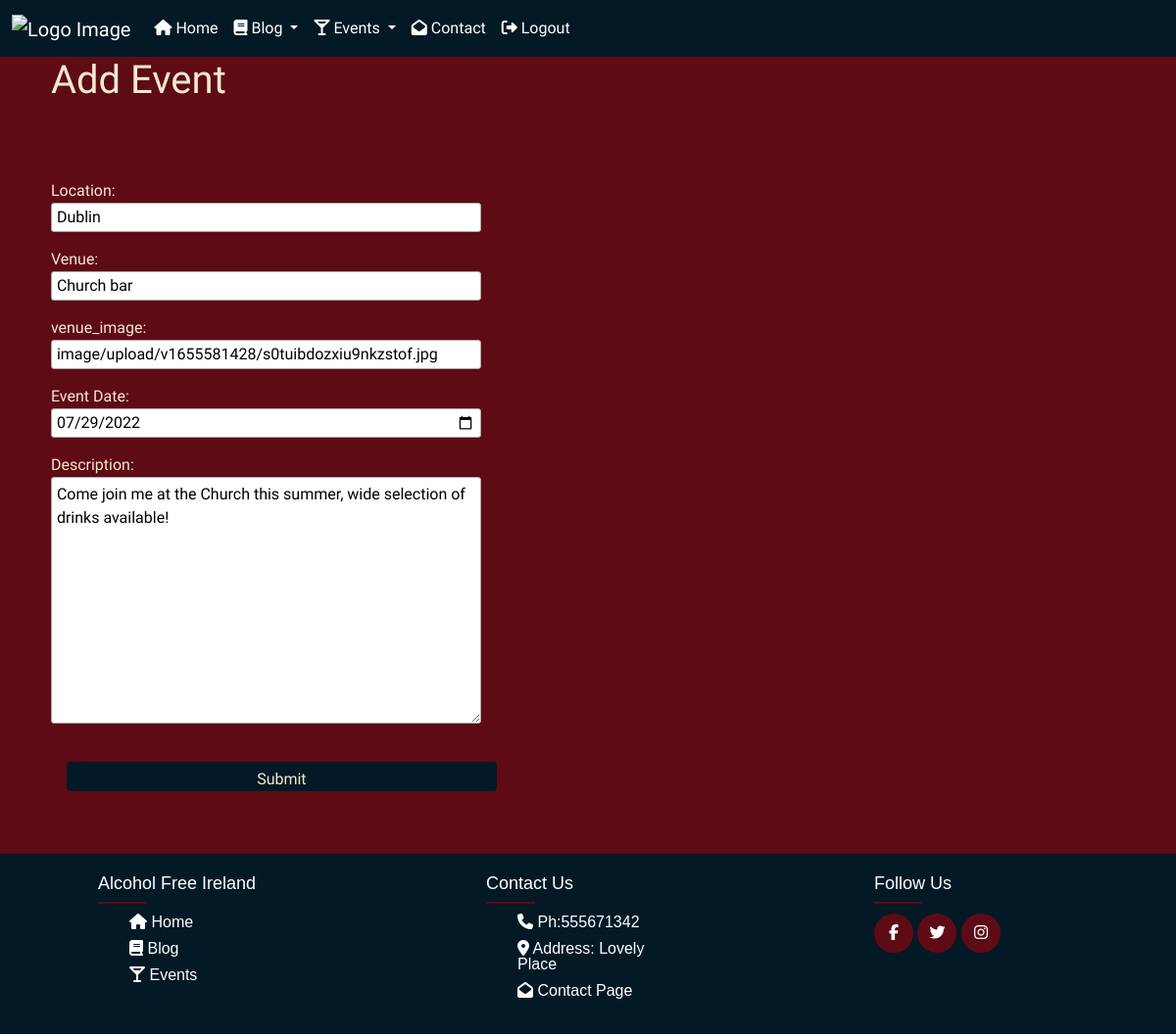
The app's page /events/edit_event/13/ (signed in), older data.
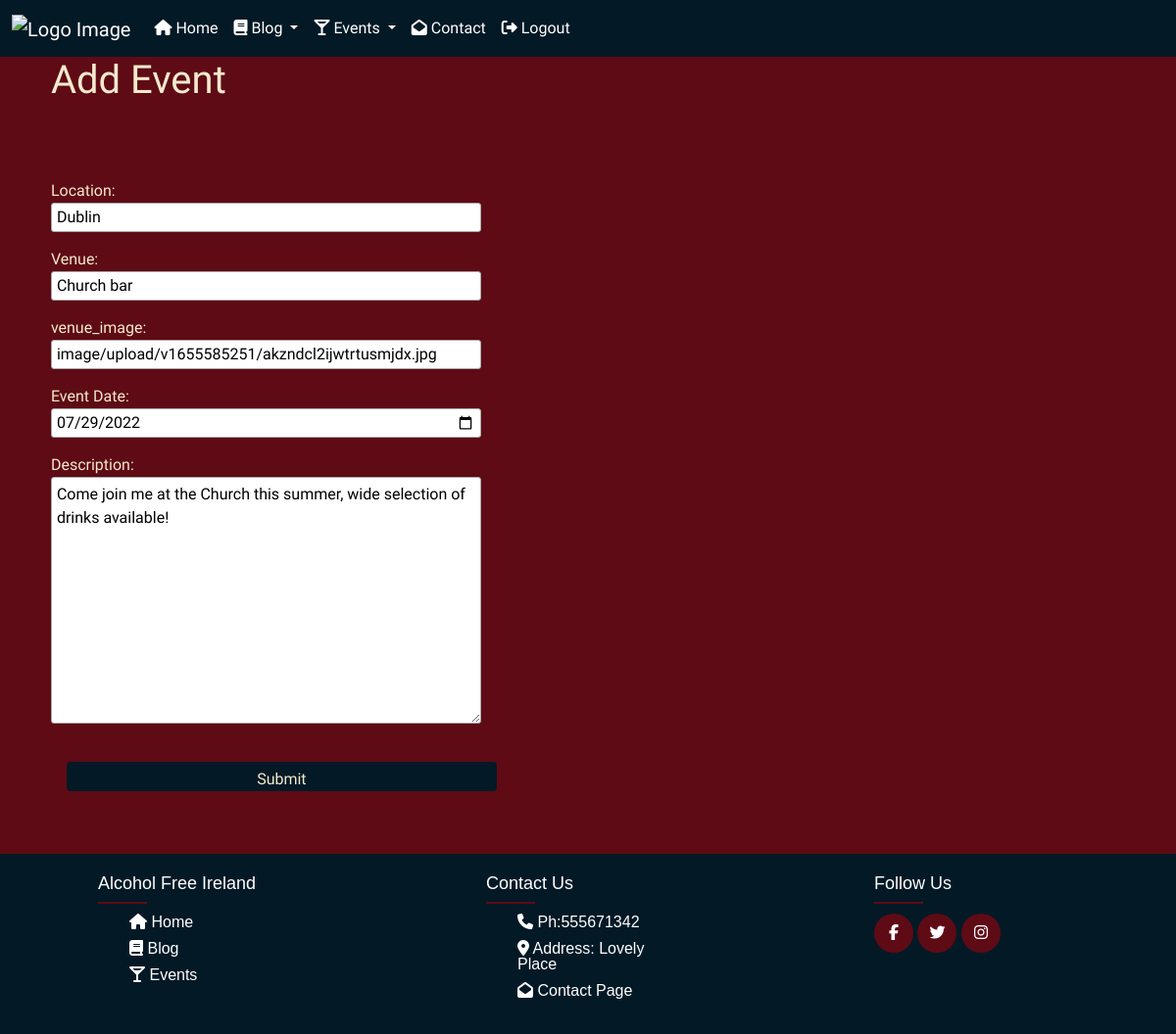
The same page, newer data.
### events/models.py (models this page shows, shortened)
class events(models.Model):
    location = models.CharField(max_length=150, unique=False)
    venue = models.CharField(max_length=150, unique=False)
    venue_image = CloudinaryField(
        'image', default='https://res.cloudinary.com/roibeard/image/upload/v1655578160/placeholder.jpg')
    event_date = models.DateField('Event Date', blank=True, null=True)
    description = models.TextField(blank=True, max_length=200)
    approve = models.BooleanField(default=False)
    creator = models.ForeignKey(
        User, on_delete=models.CASCADE, related_name="events_creator", null=True
    )
    guests = models.ManyToManyField(
        User, related_name='events_guests', blank=True)
    class Meta:
        verbose_name_plural = "Event"

### events/views.py (the view)
# urls.py: path('edit_event/<int:pk>/', views.edit_event, name="edit_event"),
@login_required
def edit_event(request, pk):
    events_obj = events.objects.get(id=pk)
    form = EventForm(instance=events_obj)
    if request.method == 'POST':
        form = EventForm(request.POST, request.FILES, instance=events_obj)
        if form.is_valid():
            form.save()
            messages.success(request, 'The event has been updated successfully!')
            return redirect('events')
    context = {'form': form}
    return render(request, 'edit_event.html',context)

### events/forms.py
class EventForm(ModelForm):
    class Meta:
        model = events
        fields = ('location', 'venue', 'venue_image', 'event_date', 'description')
        labels = {
            'venue_image': 'venue_image',
        }
        widgets = {
            'event_date': forms.DateInput(attrs={'type': 'date', 'placeholder': 'Date'}),
        }

### templates/edit_event.html (shortened to what this page needs)
{% extends "base.html" %}
{% load static %}
{% load cloudinary %}
{% block content %}
<div>
                {% if submitted %}
                <p>Your Event Was Submitted Successfully</p>
                    {% else %}
    <div class="container">
        <div class="row">
            <div class="col offset-md-1">
                <h1>Add Event</h1>
                <br/><br/>
                <form action="" method="POST" style="margin-top: 1.3em;" enctype="multipart/form-data">
                    {{ form.as_p}}
                    <input type="submit" value="Submit" class="btn btn-standard">
                </form>
                {% endif %}
                <br/><br/>
            </div>
        </div>
    </div>
</div>
{% endblock content %}

Row changes from the older to the newer data that the page shows:
changed events "Dublin": venue_image "image/upload/v1655581428/s0tuibdozxiu9nkzstof.jpg" → "image/upload/v1655585251/akzndcl2ijwtrtusmjdx.jpg"
